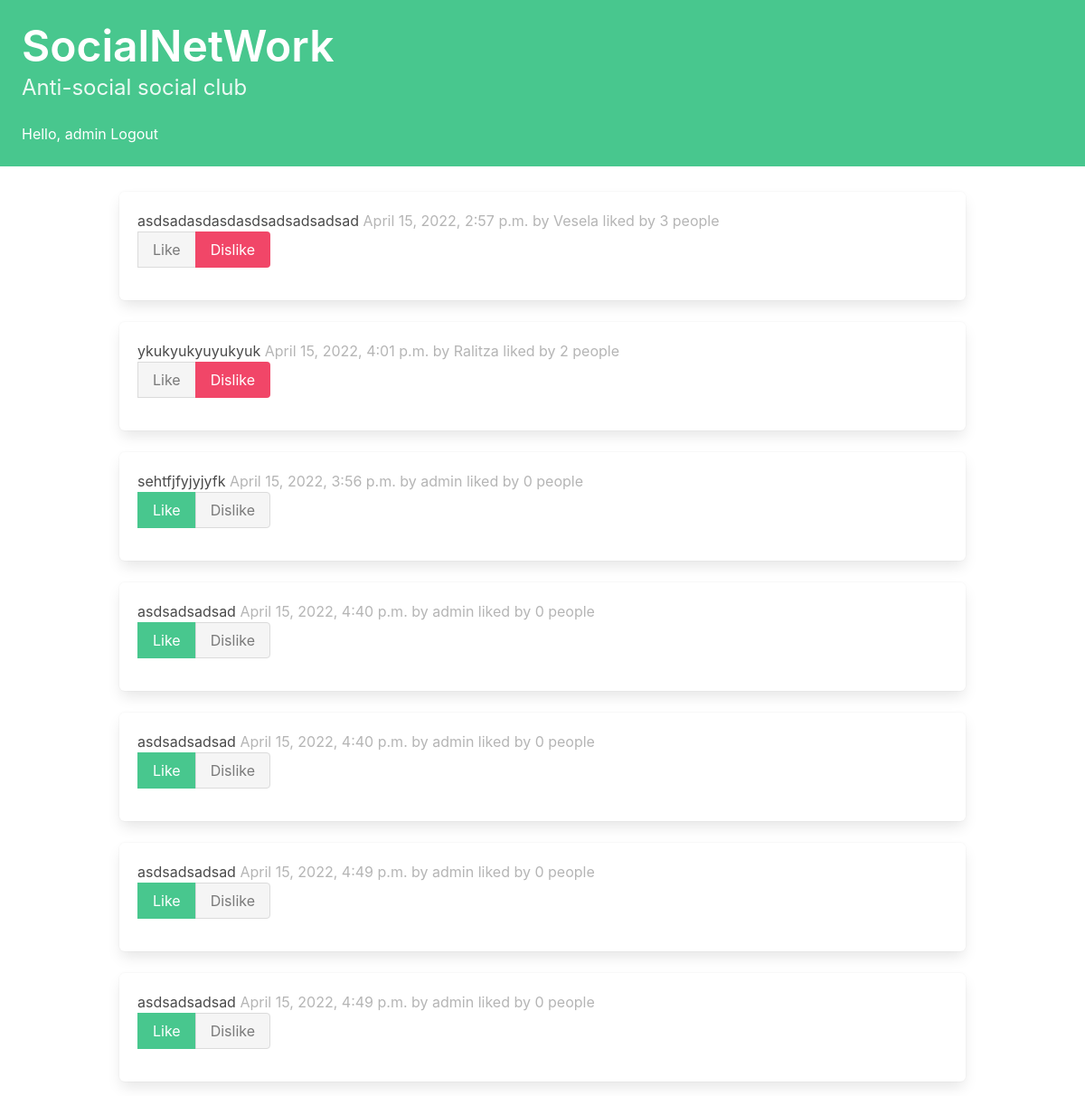
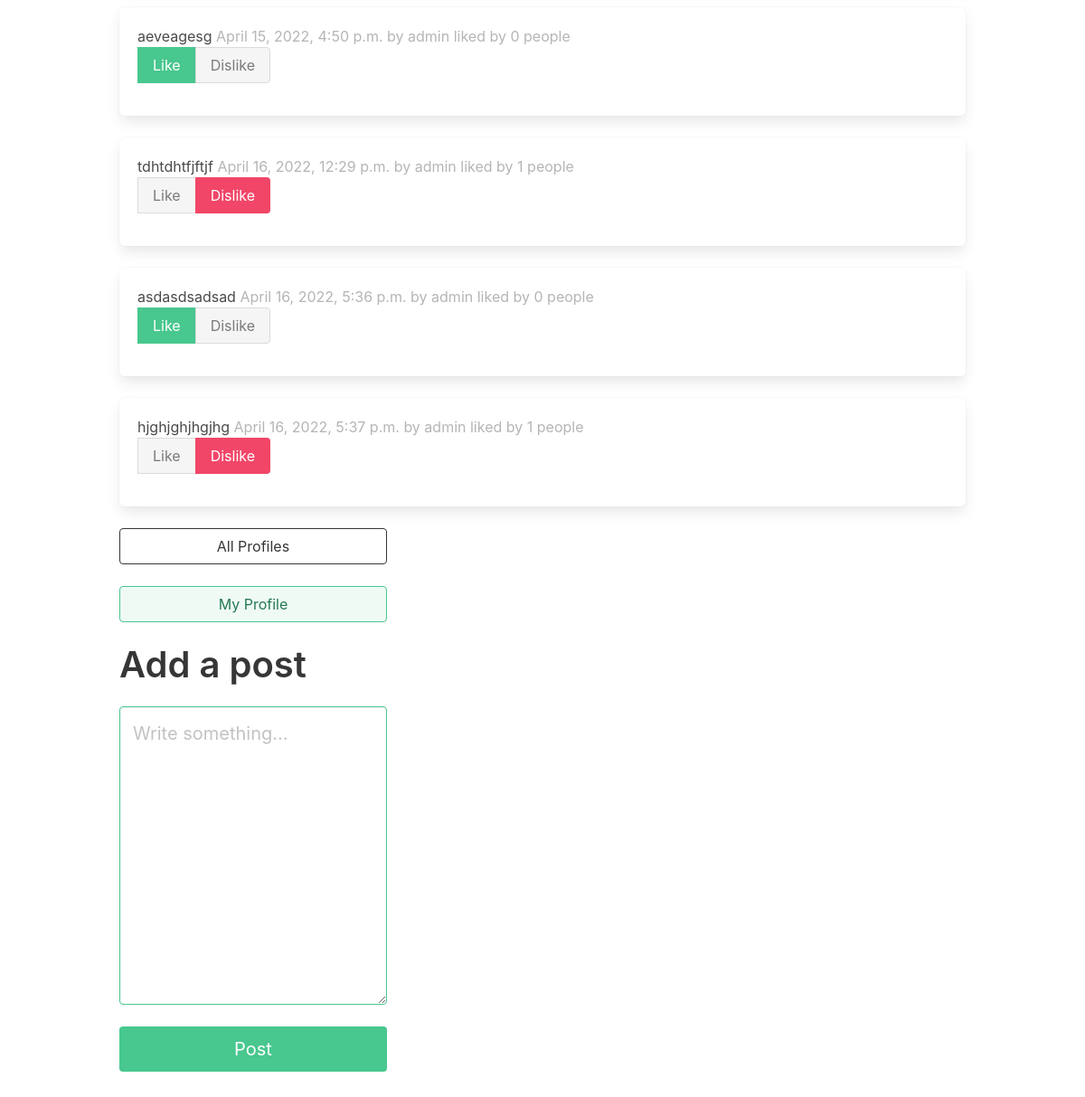
The app's page / (signed in) with its own data (2 pictures, top to bottom).
### socialNetWork/models.py (models this page shows, shortened)
class Post(models.Model):
    user = models.ForeignKey(
        User, related_name="posts", blank=True, null=True, on_delete=models.DO_NOTHING
    )
    body = models.CharField(max_length=140)
    created_at = models.DateTimeField(auto_now_add=True)
    liked = models.ManyToManyField('Profile', related_name='liked_posts')
    test = models.OneToOneField(Profile, on_delete=models.CASCADE, blank=True, null=True)
    @property
    def number_likes(self):
        return len(list(self.liked.all()))

### socialNetWork/views.py (the view, shortened to what this page needs)
# urls.py: path("", dashboard, name="dashboard"),
@login_required(login_url='socialNetWork:login')
def dashboard(request):
    ip_address = visitor_ip_address(request)
    form = PostForm()
    return render(request, "dashboard.html", {"form": form})

### socialNetWork/forms.py
class PostForm(forms.ModelForm):
    body = forms.CharField(required=True,
                           widget=forms.widgets.Textarea(
            attrs={
                "placeholder": "Write something...",
                "class": "textarea is-success is-medium",
            }
        ),
        label="",)
    class Meta:
        model = Post
        fields = ['body']
        exclude = ("user", )

### socialNetWork/views.py (called while the page is built)
def visitor_ip_address(request):
    x_forwarded_for = request.META.get('HTTP_X_FORWARDED_FOR')
    if x_forwarded_for:
        ip = x_forwarded_for.split(',')[0]
    else:
        ip = request.META.get('REMOTE_ADDR')
    return ip

### socialNetWork/templates/dashboard.html (shortened to what this page needs)
{% extends 'base.html' %}
{% block content %}
<div class="column">
    {% for followed in user.profile.follows.all %}
        {% for post in followed.user.posts.all %}
            <div class="box">
                {{post.body}}
                <span class="is-small has-text-grey-light">
                    {{ post.created_at }} by {{ post.user }} liked by {{ post.number_likes }} people
                </span>
                <form method="post">
                    <div class="buttons has-addons">
                        {% if user.profile in post.liked.all %}
                            <button class="button is-success is-static">Like</button>
                            <button class="button is-danger" name="like" value="dislike">
                                Dislike
                            </button>
                        {% else %}
                            <button class="button is-success" name="like" value='like'>Like</button>
                            <button class="button is-danger is-static" name="like" value="dislike">Dislike</button>
                        {% endif %}
                    </div>
                </form>
            </div>
        {% endfor %}
    {% endfor %}
</div>
<div class="column is-one-third">
    <div class="block">
        <a href="{% url 'socialNetWork:profile_list' %} ">
            <button class="button is-dark is-outlined is-fullwidth">
                All Profiles
            </button>
        </a>
    </div>
    <div class="block">
        <a href="{% url 'socialNetWork:profile' request.user.profile.id %} ">
            <button class="button is-success is-light is-outlined is-fullwidth">
                My Profile
            </button>
        </a>
    </div>
    <div class="block">
        <div class="block">
            <h2 class="title is-2">Add a post</h2>
        </div>
        <div class="block">
            <form method="post">
                {{ form.as_p }}
                <button class="button is-success is-fullwidth is-medium mt-5"
                        type="submit">Post
                </button>
            </form>
        </div>
    </div>
</div>
{% endblock content %}

### socialNetWork/templates/base.html (shortened to what this page needs)
<html lang="en">
<head>
    <link rel="stylesheet"
          href="https://cdn.jsdelivr.net/npm/bulma@0.9.3/css/bulma.min.css">
</head>
<body>
    <section class="hero is-small is-success mb-4">
        <div class="hero-body">
            <h1 class="title is-1"><a href="{% url 'socialNetWork:dashboard' %} ">SocialNetWork</a></h1>
            <p class="subtitle is-4">
                Anti-social social club
            </p>
            {% if request.user.is_anonymous == False%}
        <span>Hello, {{request.user}}</span>
        <span><a href="{% url 'socialNetWork:logout' %}">Logout</a></span>
    {% endif %}
        </div>
    </section>
    <div class="container">
    <div>
        {% block content %}
        {% endblock content %}
    </div>
    </div>
</body>
</html>

### records on screen
Post: body "asdsadasdasdasdsadsadsadsad", created_at "April 15, 2022, 2:57 p.m.", user "Vesela", number_likes "3", shows "Like"
Post: body "ykukyukyuyukyuk", created_at "April 15, 2022, 4:01 p.m.", user "Ralitza", number_likes "2", shows "Like"
Post: body "sehtfjfyjyjyfk", created_at "April 15, 2022, 3:56 p.m.", user "admin", number_likes "0", shows "Like"
Post: body "asdsadsadsad", created_at "April 15, 2022, 4:40 p.m.", user "admin", number_likes "0", shows "Like"
Post: body "asdsadsadsad", created_at "April 15, 2022, 4:40 p.m.", user "admin", number_likes "0", shows "Like"
Post: body "asdsadsadsad", created_at "April 15, 2022, 4:49 p.m.", user "admin", number_likes "0", shows "Like"
Post: body "asdsadsadsad", created_at "April 15, 2022, 4:49 p.m.", user "admin", number_likes "0", shows "Like"
Post: body "aeveagesg", created_at "April 15, 2022, 4:50 p.m.", user "admin", number_likes "0", shows "Like"
Post: body "tdhtdhtfjftjf", created_at "April 16, 2022, 12:29 p.m.", user "admin", number_likes "1", shows "Like"
Post: body "asdasdsadsad", created_at "April 16, 2022, 5:36 p.m.", user "admin", number_likes "0", shows "Like"
Post: body "hjghjghjhgjhg", created_at "April 16, 2022, 5:37 p.m.", user "admin", number_likes "1", shows "Like"

### other values on screen
{{ request.user }} "admin"
